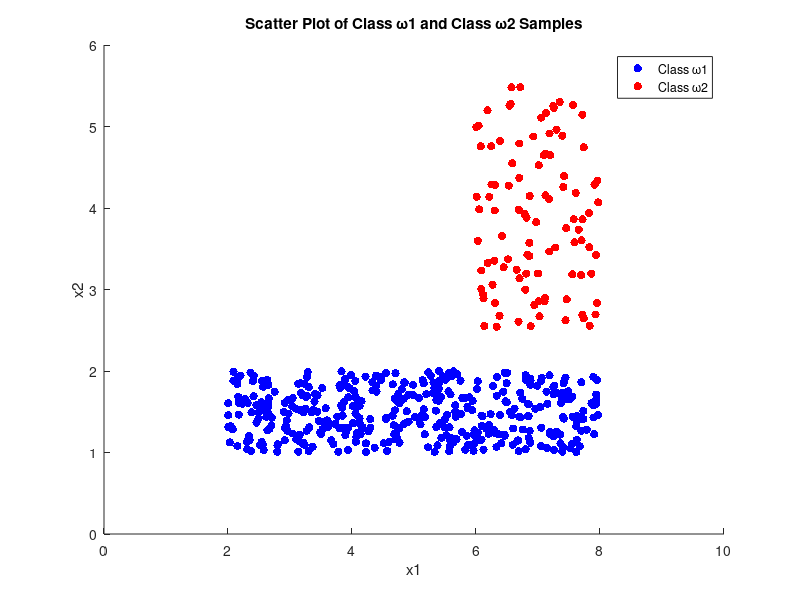

Recreate this plot in MATLAB.
function [omega_1,omega_2,N1,N2] = Data_generation()
    % Set the number of samples for each class
    N1 = 400; % Number of samples for class ω1
    N2 = 100; % Number of samples for class ω2
    
    % Generate the data for ω1 
    x1 = rand(N1,1)*6+2; % x1 between [2,8]
    y1 = rand(N1,1)*1+1; % x2 between [1,2] 
    
    % Generate the data for ω1 
    x2 = rand(N2,1)*2+6;    % x1 between [6,8]
    y2 = rand(N2,1)*3+2.5;  % x2 between [2.5,5.5] 
    
    % Stack each x and y coordinate for each class
    omega_1 = [x1,y1];
    omega_2 = [x2,y2];
    
    % Plot the samples
    figure;
    scatter(x1, y1, 'b', 'filled'); % Scatter plot for class ω1 (blue)
    hold on;
    scatter(x2, y2, 'r', 'filled'); % Scatter plot for class ω2 (red)
    hold off;

    % Set plot title and labels
    title('Scatter Plot of Class ω1 and Class ω2 Samples');
    xlabel('x1');
    ylabel('x2');

    % Set plot limits
    xlim([0, 10]);
    ylim([0, 6]);

    % Add legend
    legend('Class ω1', 'Class ω2');
end

